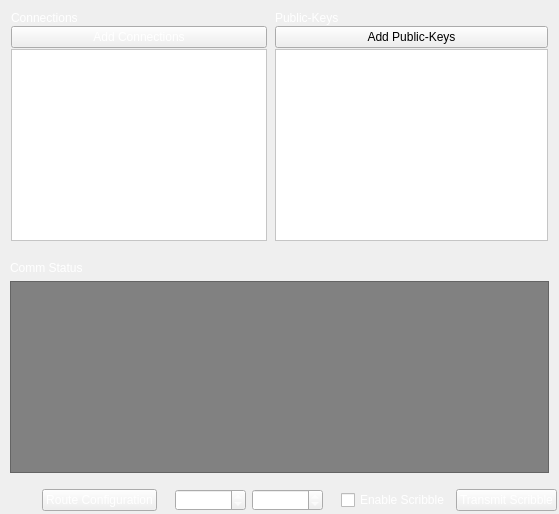
                  <widget class="QWidget" name="widget_3" native="true">
                   <property name="sizePolicy">
                    <sizepolicy hsizetype="MinimumExpanding" vsizetype="Preferred">
                     <horstretch>0</horstretch>
                     <verstretch>0</verstretch>
                    </sizepolicy>
                   </property>
                   <layout class="QVBoxLayout" name="verticalLayout_3">
                    <property name="spacing">
                     <number>1</number>
                    </property>
                    <property name="leftMargin">
                     <number>1</number>
                    </property>
                    <property name="topMargin">
                     <number>1</number>
                    </property>
                    <property name="rightMargin">
                     <number>1</number>
                    </property>
                    <property name="bottomMargin">
                     <number>1</number>
                    </property>
                    <item>
                     <widget class="QFrame" name="frame_9">
                      <property name="sizePolicy">
                       <sizepolicy hsizetype="Expanding" vsizetype="Fixed">
                        <horstretch>0</horstretch>
                        <verstretch>0</verstretch>
                       </sizepolicy>
                      </property>
                      <property name="frameShape">
                       <enum>QFrame::NoFrame</enum>
                      </property>
                      <property name="frameShadow">
                       <enum>QFrame::Raised</enum>
                      </property>
                      <layout class="QHBoxLayout" name="horizontalLayout_9">
                       <item>
                        <widget class="QFrame" name="frame_8">
                         <property name="sizePolicy">
                          <sizepolicy hsizetype="Preferred" vsizetype="MinimumExpanding">
                           <horstretch>0</horstretch>
                           <verstretch>0</verstretch>
                          </sizepolicy>
                         </property>
                         <property name="frameShape">
                          <enum>QFrame::NoFrame</enum>
                         </property>
                         <property name="frameShadow">
                          <enum>QFrame::Raised</enum>
                         </property>
                         <layout class="QVBoxLayout" name="verticalLayout_11">
                          <property name="spacing">
                           <number>1</number>
                          </property>
                          <property name="leftMargin">
                           <number>1</number>
                          </property>
                          <property name="topMargin">
                           <number>1</number>
                          </property>
                          <property name="rightMargin">
                           <number>1</number>
                          </property>
                          <property name="bottomMargin">
                           <number>1</number>
                          </property>
                          <item>
                           <widget class="QLabel" name="label_3">
                            <property name="sizePolicy">
                             <sizepolicy hsizetype="Preferred" vsizetype="Fixed">
                              <horstretch>0</horstretch>
                              <verstretch>0</verstretch>
                             </sizepolicy>
                            </property>
                            <property name="font">
                             <font>
                              <weight>50</weight>
                              <bold>false</bold>
                             </font>
                            </property>
                            <property name="styleSheet">
                             <string notr="true">color: rgb(255, 255, 255);</string>
                            </property>
                            <property name="text">
                             <string>Connections</string>
                            </property>
                           </widget>
                          </item>
                          <item>
                           <widget class="QPushButton" name="insert_connections_pushButton">
                            <property name="sizePolicy">
                             <sizepolicy hsizetype="Minimum" vsizetype="Fixed">
                              <horstretch>0</horstretch>
                              <verstretch>0</verstretch>
                             </sizepolicy>
                            </property>
                            <property name="styleSheet">
                             <string notr="true">color: rgb(255, 255, 255);</string>
                            </property>
                            <property name="text">
                             <string>Add Connections</string>
                            </property>
                           </widget>
                          </item>
                          <item>
                           <widget class="QListWidget" name="connections_listwidget">
                            <property name="sizePolicy">
                             <sizepolicy hsizetype="Preferred" vsizetype="Expanding">
                              <horstretch>0</horstretch>
                              <verstretch>0</verstretch>
                             </sizepolicy>
                            </property>
                            <property name="styleSheet">
                             <string notr="true">background-color: rgb(255, 255, 255);</string>
                            </property>
                           </widget>
                          </item>
                         </layout>
                        </widget>
                       </item>
                       <item>
                        <widget class="QFrame" name="frame_10">
                         <property name="frameShape">
                          <enum>QFrame::NoFrame</enum>
                         </property>
                         <property name="frameShadow">
                          <enum>QFrame::Raised</enum>
                         </property>
                         <layout class="QVBoxLayout" name="verticalLayout_12">
                          <property name="spacing">
                           <number>1</number>
                          </property>
                          <property name="leftMargin">
                           <number>1</number>
                          </property>
                          <property name="topMargin">
                           <number>1</number>
                          </property>
                          <property name="rightMargin">
                           <number>1</number>
                          </property>
                          <property name="bottomMargin">
                           <number>1</number>
                          </property>
                          <item>
                           <widget class="QLabel" name="label_11">
                            <property name="styleSheet">
                             <string notr="true">color: rgb(255, 255, 255);</string>
                            </property>
                            <property name="text">
                             <string>Public-Keys</string>
                            </property>
                           </widget>
                          </item>
                          <item>
                           <widget class="QPushButton" name="pushButton_2">
                            <property name="text">
                             <string>Add Public-Keys</string>
                            </property>
                           </widget>
                          </item>
                          <item>
                           <widget class="QListWidget" name="listWidget">
                            <property name="styleSheet">
                             <string notr="true">background-color: rgb(255, 255, 255);</string>
                            </property>
                           </widget>
                          </item>
                         </layout>
                        </widget>
                       </item>
                      </layout>
                     </widget>
                    </item>
                    <item>
                     <widget class="QFrame" name="frame">
                      <property name="sizePolicy">
                       <sizepolicy hsizetype="Preferred" vsizetype="Preferred">
                        <horstretch>0</horstretch>
                        <verstretch>0</verstretch>
                       </sizepolicy>
                      </property>
                      <property name="frameShape">
                       <enum>QFrame::NoFrame</enum>
                      </property>
                      <property name="frameShadow">
                       <enum>QFrame::Raised</enum>
                      </property>
                      <layout class="QVBoxLayout" name="verticalLayout_6">
                       <property name="spacing">
                        <number>6</number>
                       </property>
                       <property name="leftMargin">
                        <number>9</number>
                       </property>
                       <property name="topMargin">
                        <number>9</number>
                       </property>
                       <property name="rightMargin">
                        <number>9</number>
                       </property>
                       <property name="bottomMargin">
                        <number>9</number>
                       </property>
                       <item>
                        <widget class="QLabel" name="label_6">
                         <property name="sizePolicy">
                          <sizepolicy hsizetype="Preferred" vsizetype="Fixed">
                           <horstretch>0</horstretch>
                           <verstretch>0</verstretch>
                          </sizepolicy>
                         </property>
                         <property name="styleSheet">
                          <string notr="true">color: rgb(255, 255, 255);</string>
                         </property>
                         <property name="frameShape">
                          <enum>QFrame::NoFrame</enum>
                         </property>
                         <property name="text">
                          <string>Comm Status</string>
                         </property>
                         <property name="scaledContents">
                          <bool>false</bool>
                         </property>
                        </widget>
                       </item>
                       <item>
                        <widget class="QListWidget" name="connections_listwidget_2">
                         <property name="sizePolicy">
                          <sizepolicy hsizetype="Preferred" vsizetype="Preferred">
                           <horstretch>0</horstretch>
                           <verstretch>0</verstretch>
                          </sizepolicy>
                         </property>
                         <property name="maximumSize">
                          <size>
                           <width>16777215</width>
                           <height>250</height>
                          </size>
                         </property>
                         <property name="styleSheet">
                          <string notr="true">background-color: rgb(129, 129, 129);</string>
                         </property>
                         <property name="frameShape">
                          <enum>QFrame::StyledPanel</enum>
                         </property>
                        </widget>
                       </item>
                      </layout>
                     </widget>
                    </item>
                    <item>
                     <widget class="QWidget" name="widget_8" native="true">
                      <layout class="QVBoxLayout" name="verticalLayout_2">
                       <property name="spacing">
                        <number>1</number>
                       </property>
                       <property name="leftMargin">
                        <number>1</number>
                       </property>
                       <property name="topMargin">
                        <number>1</number>
                       </property>
                       <property name="rightMargin">
                        <number>1</number>
                       </property>
                       <property name="bottomMargin">
                        <number>1</number>
                       </property>
                      </layout>
                     </widget>
                    </item>
                    <item>
                     <widget class="QWidget" name="map_widget" native="true">
                      <property name="sizePolicy">
                       <sizepolicy hsizetype="Expanding" vsizetype="Expanding">
                        <horstretch>0</horstretch>
                        <verstretch>0</verstretch>
                       </sizepolicy>
                      </property>
                     </widget>
                    </item>
                    <item>
                     <widget class="QWidget" name="widget_6" native="true">
                      <property name="sizePolicy">
                       <sizepolicy hsizetype="Minimum" vsizetype="Minimum">
                        <horstretch>0</horstretch>
                        <verstretch>0</verstretch>
                       </sizepolicy>
                      </property>
                      <layout class="QHBoxLayout" name="horizontalLayout_4">
                       <property name="spacing">
                        <number>6</number>
                       </property>
                       <property name="leftMargin">
                        <number>1</number>
                       </property>
                       <property name="topMargin">
                        <number>1</number>
                       </property>
                       <property name="rightMargin">
                        <number>1</number>
                       </property>
                       <property name="bottomMargin">
                        <number>1</number>
                       </property>
                       <item>
                        <spacer name="horizontalSpacer">
                         <property name="orientation">
                          <enum>Qt::Horizontal</enum>
                         </property>
                         <property name="sizeHint" stdset="0">
                          <size>
                           <width>40</width>
                           <height>20</height>
                          </size>
                         </property>
                        </spacer>
                       </item>
                       <item>
                        <widget class="QPushButton" name="pushButton_3">
                         <property name="toolTip">
                          <string extracomment="what's this">Communication route configuration utility</string>
                         </property>
                         <property name="styleSheet">
                          <string notr="true">color: rgb(255, 255, 255);</string>
                         </property>
                         <property name="text">
                          <string>Route Configuration</string>
                         </property>
                        </widget>
                       </item>
                       <item>
                        <widget class="QWidget" name="widget_7" native="true">
                         <layout class="QHBoxLayout" name="horizontalLayout_5">
                          <property name="spacing">
                           <number>6</number>
                          </property>
                          <property name="leftMargin">
                           <number>12</number>
                          </property>
                          <property name="topMargin">
                           <number>1</number>
                          </property>
                          <property name="rightMargin">
                           <number>12</number>
                          </property>
                          <property name="bottomMargin">
                           <number>1</number>
                          </property>
                          <item>
                           <widget class="QDoubleSpinBox" name="incoming_doubleSpinBox">
                            <property name="toolTip">
                             <string>Incoming Squelch</string>
                            </property>
                            <property name="styleSheet">
                             <string notr="true">color: rgb(255, 255, 255);</string>
                            </property>
                            <property name="maximum">
                             <double>1000.990000000000009</double>
                            </property>
                            <property name="value">
                             <double>30.000000000000000</double>
                            </property>
                           </widget>
                          </item>
                          <item>
                           <widget class="QDoubleSpinBox" name="outgoing_doubleSpinBox">
                            <property name="toolTip">
                             <string>Outgoing Squelch</string>
                            </property>
                            <property name="styleSheet">
                             <string notr="true">color: rgb(255, 255, 255);</string>
                            </property>
                            <property name="maximum">
                             <double>1000.990000000000009</double>
                            </property>
                            <property name="value">
                             <double>30.000000000000000</double>
                            </property>
                           </widget>
                          </item>
                         </layout>
                        </widget>
                       </item>
                       <item>
                        <widget class="QCheckBox" name="enable_scribble_checkBox">
                         <property name="styleSheet">
                          <string notr="true">color: rgb(255, 255, 255);</string>
                         </property>
                         <property name="text">
                          <string>Enable Scribble</string>
                         </property>
                         <property name="checked">
                          <bool>false</bool>
                         </property>
                        </widget>
                       </item>
                       <item>
                        <widget class="QPushButton" name="transmit_scribble_pushButton">
                         <property name="styleSheet">
                          <string notr="true">color: rgb(255, 255, 255);</string>
                         </property>
                         <property name="text">
                          <string>Transmit Scribble</string>
                         </property>
                        </widget>
                       </item>
                      </layout>
                     </widget>
                    </item>
                   </layout>
                  </widget>
